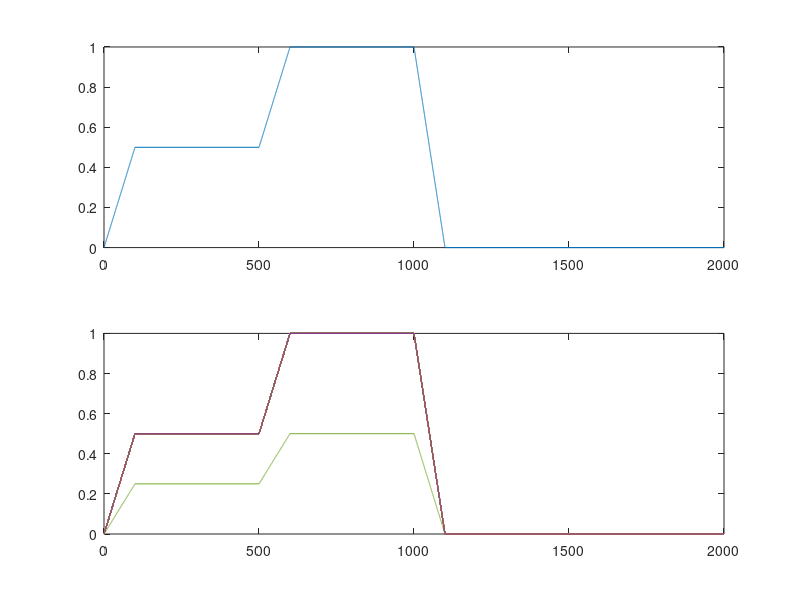

Reproduce this figure in MATLAB. (Note: this script raises an error after producing the figure.)
% create test setpoints for LabVIEW, using nearest lower value

clearvars; close all; clc;

% all numbers at full scale

time = [0:0.1:100, 500:0.1:600, 1000:0.1:1100, 2000];

numFans = 32;

fans = zeros(numFans,length(time));

fans(:,time>0) = repmat((time(time>0)-0)/200, numFans,1);
fans(:,time>100) = repmat(fans(1,time==100), numFans, sum(time>100));
fans(:,time>500) = repmat(fans(1,time==500) + (time(time>500)-500)/200, numFans, 1); 
fans(:,time>600) = repmat(fans(1,time==600), numFans, sum(time>600));
fans(:,time>1000) = repmat(fans(1,time==1000) - (time(time>1000)-1000)/100, numFans, 1); 
fans(:,time>1100) = repmat(fans(1,time==1100), numFans, sum(time>1100));

fans(5,:) = fans(5,:)*0.5; % just to have one a bit different for testing

setpoint = [time; fans];

figure
subplot(2,1,1)
plot(setpoint(1,:),setpoint(2,:))

subplot(2,1,2)
plot(setpoint(1,:),setpoint(2:33,:))

writematrix(setpoint','setpointsWindOnlyV0.txt','Delimiter','\t')